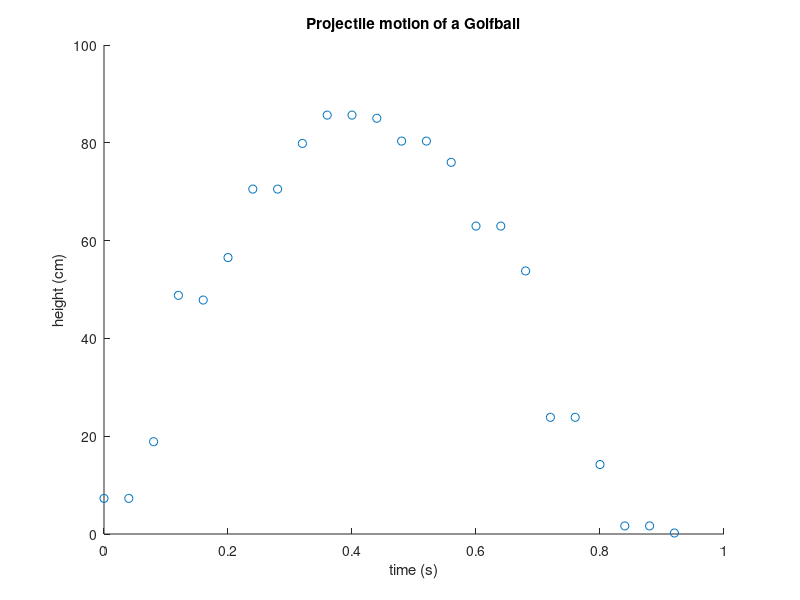
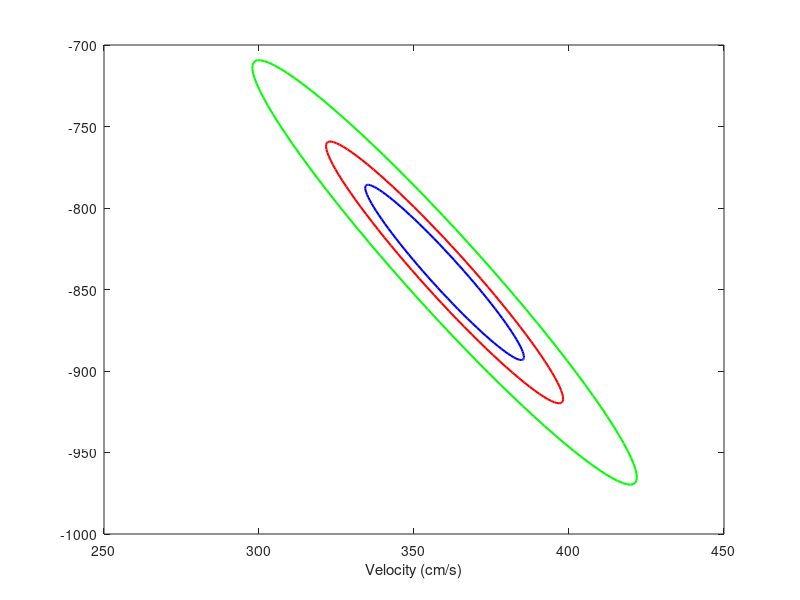

MATLAB code for these plots, in order: (Note: this script raises an error after producing the figures.)
% Uncomment the following if you want to collect new data points

% %get data
% URL = 'https://geoweb.princeton.edu/people/simons/GOLFBALL/';
% data = zeros(24,2); 
% 
% figure;
% for i = 31:54
%     I = imread([URL sprintf('%08d.jpg', i)]);
% 
%     clf
%     imshow(I)
% 
%     [y,t] = ginput(1);
%     data(i-30,:) = [y t];
% end
% 


%%% data %%%%%%%%%%%%%%%%%%%%%%%%%%%%%%%%%%%%%%%%%%%%%%%%%%%%%
data = [
  596.8100  450.6845
  591.2995  443.5996
  591.2995  443.5996
  556.6624  382.1974
  542.4926  334.9649
  542.4926  334.9649
  483.4520  188.5443
  459.0486  143.6734
  459.0486  143.6734
  416.5394   79.9096
  393.7103   58.6550
  393.7103   58.6550
  329.9465   35.8260
  310.2663   32.6771
  310.2663   32.6771
  266.1827   61.0166
  227.6095  106.6747
  227.6095  106.6747
  192.1851  175.1617
  176.4410  217.6710
  181.1642  212.9477
  135.5062  359.3684
  117.4004  416.0474
  117.4004  416.0474 ];

y = data(:, 2);
y = y(end:-1:1); %reverese so that the ball starts at origin at t=0
y = (y*-1)+max(y) + 1; % the plus one is so that there are no zeros in the Cov_d 
%figure out y dimension conversion
height_ball = 43.2174 - 23.6522; % obtained through ginput
% height_ball = 19.5652, so every 19.5652 pixels = 4 cm
length_scale = 4 / height_ball;
y = y* length_scale;

% there are 25 fps and 24 photos, so we will say each photo is 1/25th of a
% second
unit_time = 1 / 25;
t = 0 : unit_time : (length(y) - 1)*unit_time; %seconds


% Setting Up Inversion %%%%%%%%%%%%%%%%%%%%%%%%%%%%%%%%%%%%%%%%%%%%%%%%%
N = length(y);
G = zeros(N, 3); %also called the design matrix
G(:, 1) = 1;
G(:, 2) = t;
G(:, 3) = .5*t.^2;

G_g = inv(G' * G) * G';
m_est = G_g * y;
disp(m_est)
%disp(m_est(3) /100) %this will be gravity in m/s^2

% Uncertainty Quant %%%%%%%%%%%%%%%%%%%%%%%%%%%%%%%%%%%%%%%%%%%%%%%%%%%%%
residual = y - (G * m_est); % you see this in the data misfit

sigma_2 = ( 1 / ( N - 3) ) * (residual' * residual); %sigma^2
Cov_d = sigma_2 * eye(N); %noise covariance, previously tried E(d*d^T), there is only one realization
Cov_m = G_g * Cov_d * (G_g)'; %since I assumed Cov_d has constant diagonals, I could have written Cov_m = sigma_2 inv(G' * G)

m_est2 = inv(G' * inv(Cov_d) * G) * G' * inv(Cov_d) * y;
disp(m_est2)

intervals = {};
% Confidence intervals
for i = 1:length(m_est)
    lower = m_est(i) - sqrt(sigma_2) * 1.96;
    upper = m_est(i) + sqrt(sigma_2) * 1.96;
    intervals{i} = [lower upper];
end

% X^2 test %%%%%%%%%%%%%%%%%%%%%%%%%%%%%%%%%%%%%%%%%%%%%%%%%%%%5
deg_free = N - 3; % number of data points - number of parameters
chi2_obs = (residual' * residual) / sigma_2;
p_value = 1 - chi2cdf(chi2_obs, deg_free);


% Visualizing C.L. Ellipses %%%%%%%%%%%%%%%%%%%%%%%%%%%%%%%%%%%%%%%%%%%%%%%%

s1=sqrt(chi2inv(0.4,2));
s2=sqrt(chi2inv(0.68,2));
s3=sqrt(chi2inv(0.95,2));

Cov_va = Cov_m(2:3, 2:3); %covariance between velocity and accelaration
[V, D] = eig(Cov_va);
a = sqrt(D(1, 1));
b = sqrt(D(2, 2));
theta = linspace(0,2*pi,100);
ellipse1 = s1*V * [a*cos(theta); b*sin(theta)]; %these ellipses live in parameter space
ellipse2 = s2*V * [a*cos(theta); b*sin(theta)];
ellipse3 = s3*V * [a*cos(theta); b*sin(theta)];

%Plotting %%%%%%%%%%%%%%%%%%%%%%%%%%%%%%%%%%%%%%%%%%%%%%%%%%%%%%%%%%%%%
figure
ah = gca;
scatter(t, y)
xlabel("time (s)")
ylabel("height (cm)")
title("Projectile motion of a Golfball")

v0 = m_est(2);
a0 = m_est(3);

figure
ah2 = gca;
plot(v0 + ellipse1(1,:), a0 + ellipse1(2,:), 'b', 'LineWidth', 1.5)
hold on
plot(v0 + ellipse2(1,:), a0 + ellipse2(2,:), 'r', 'LineWidth', 1.5)
plot(v0 + ellipse3(1,:), a0 + ellipse3(2,:), 'g', 'LineWidth', 1.5)
xlabel("Velocity (cm/s)")
ylabel("Acceleration $(cm/s^2)$", Interpreter="latex")
legend( ...
    sprintf("CL = 0.4"), ...
    sprintf("CL = 0.68"), ...
    sprintf("CL = 0.95"));
title(['$\mathcal{X}^2$ Uncertainty Bound']);
hold off




